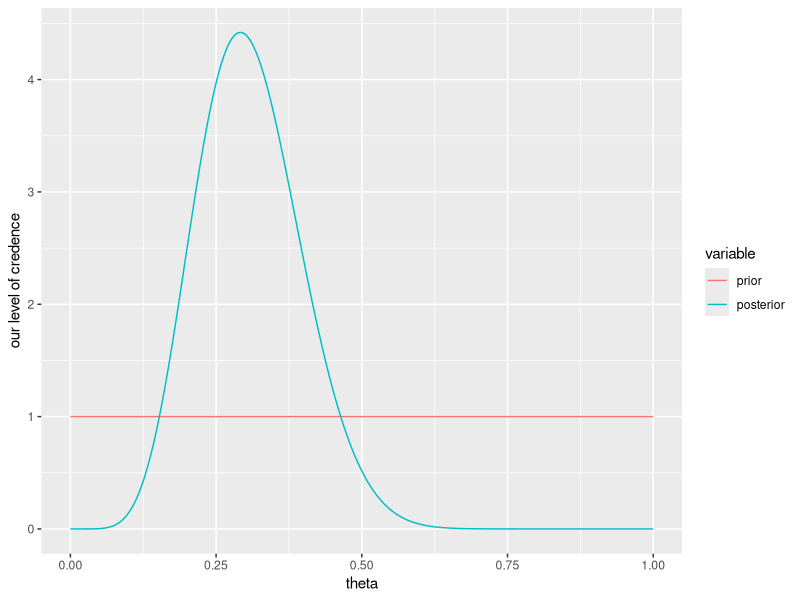

Recreate this plot in R.
## ---- chunk 1
ddir0="~/Desktop/bayes_computation/"
## ---- chunk 2
  require(ggplot2, quietly = T)
  require(reshape2, quietly = T)
  x = seq(0,1, length.out = 1000)
  prior = dbeta(x, 1, 1)
  posterior = dbeta(x, 8, 18)
  df =data.frame(x = x, prior = prior, posterior = posterior)
  df = melt(df, id.vars = c("x"))
  ggplot(df, aes(x = x, y = value, color = variable)) + geom_line() + xlab("theta") + ylab("our level of credence") + theme(plot.background=element_blank())
